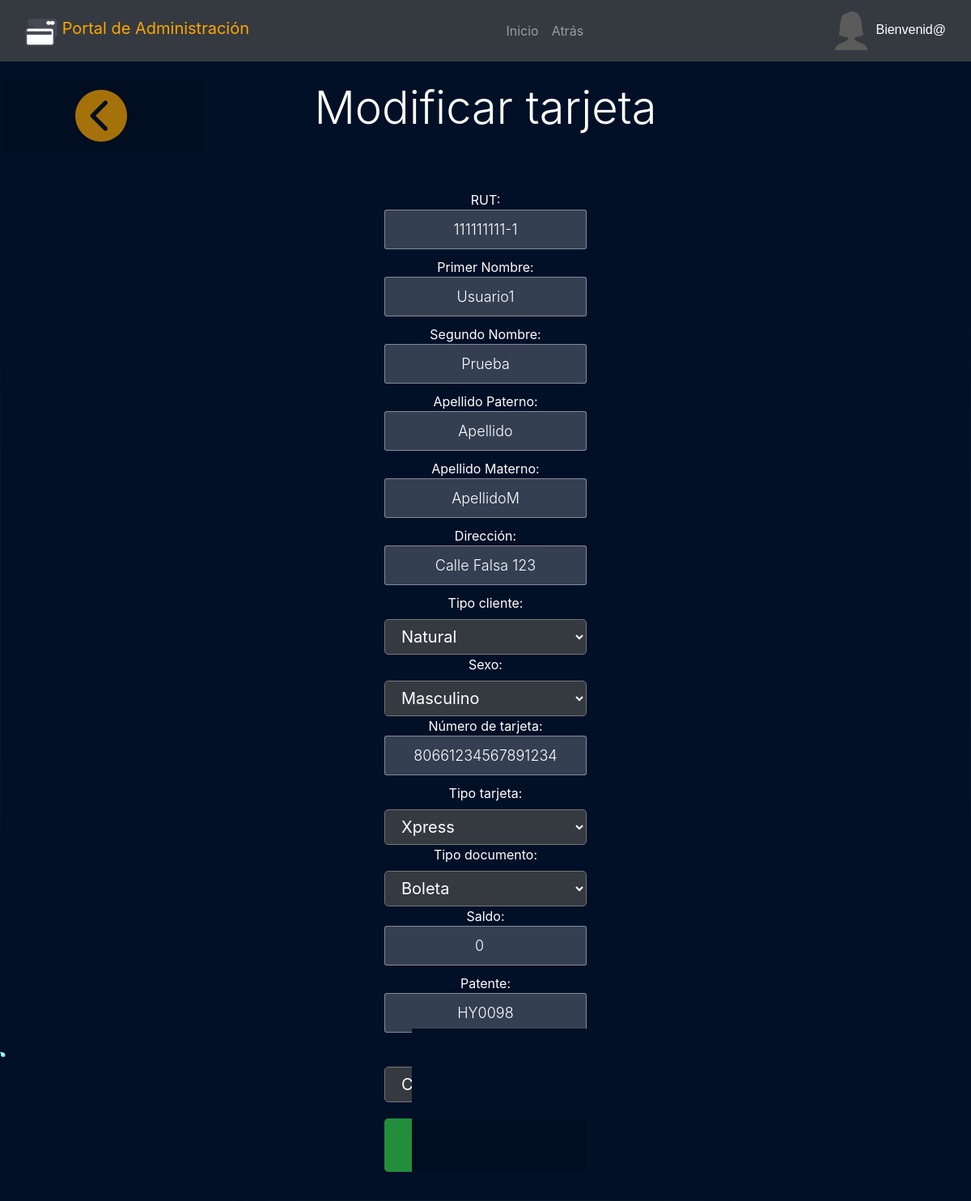
The page /tarjeta/1/edit/ on the database its author committed.
### aplicacion_xpress/models.py (models this page shows, shortened)
class Tarjeta(models.Model):
    rut =  models.CharField(max_length=17, null=False, blank=False, verbose_name='RUT')
    pri_nom = models.CharField(max_length=30, null=False, blank=False,verbose_name='Primer Nombre')
    seg_nom = models.CharField(max_length=30,  null=False, blank=False,verbose_name='Segundo Nombre')
    pri_ap = models.CharField(max_length=30, null=False, blank=False, verbose_name='Apelldo Paterno')
    seg_ap = models.CharField(max_length=30,  null=False, blank=False,verbose_name='Apellido Materno')
    direccion = models.CharField(max_length=50,  null=False, blank=False, verbose_name='Dirección')
    tipo_cliente = models.CharField(max_length=1, choices=tipo_cliente, default ='1', verbose_name='Tipo de Cliente')
    sexo = models.CharField(max_length=1, choices=sexo, default='F', verbose_name='Sexo')
    numero_tarjeta =  models.CharField(max_length=17, null=False, blank=False, unique=True, verbose_name='Número de tarjeta')
    tipo_tarjeta = models.CharField(max_length=1, null=False, blank=False, choices=tipo_tarjeta, default = '1', verbose_name='Tipo de tarjeta')
    tipo_doc = models.CharField(max_length=1, null=False, blank=False, choices=tipo_doc,  verbose_name='Tipo de documento ')
    saldo = models.IntegerField(default=0, null=False, blank=False)
    patente = models.CharField(max_length=16, null=True, blank=False, unique=True, verbose_name='Patente')
    tipo_vehiculo = models.CharField(max_length=30, choices=tipo_vehiculo, default='1', verbose_name='Tipo de vehiculo')
    fecha_creacion = models.DateTimeField(
        default=timezone.now, null=False, verbose_name='Fecha de creación')
    class Meta:
        verbose_name='tarjeta'
        verbose_name_plural='tarjetas'
        db_table='tarjeta'

### aplicacion_xpress/views.py (the view)
# urls.py: path('tarjeta/<int:pk>/edit/', views.modificarTarjeta, name='editar_tarjeta'),
def modificarTarjeta(request, pk):
    tarjeta = get_object_or_404(Tarjeta, pk=pk)
    if request.method == "POST":
        modificarTarjeta = TarjetaFormulario(request.POST, instance=tarjeta)
        if modificarTarjeta.is_valid():
            tarjeta = modificarTarjeta.save(commit=False)
            tarjeta.creador = request.user
            tarjeta.save()
            tarjetas = Tarjeta.objects.all()
            return render(request, 'aplicacion/portal/admin/listartarjeta.html', {'tarjetas': tarjetas})
    else:
        modificarTarjeta = TarjetaFormulario(instance=tarjeta)
    return render(request, 'aplicacion/portal/admin/modificarTarjeta.html', {'modificarTarjeta': modificarTarjeta})

### aplicacion_xpress/forms.py
class TarjetaFormulario(forms.ModelForm):
    class Meta:
        model = Tarjeta
        fields = ('rut', 'pri_nom', 'seg_nom', 'pri_ap', 'seg_ap', 'direccion', 'tipo_cliente', 'sexo', 'numero_tarjeta', 'tipo_tarjeta', 'tipo_doc', 'saldo', 'patente',
        'tipo_vehiculo')

### aplicacion_xpress/templates/aplicacion/portal/admin/modificartarjeta.html (shortened to what this page needs)
{% load static %}
<!DOCTYPE html>
<html>
<head>
	<link rel="stylesheet" href="https://cdn.jsdelivr.net/npm/bootstrap@4.6.0/dist/css/bootstrap.min.css">
	<link type="text/css" href="{% static 'css/estilos.css' %}" rel="stylesheet" />
	<link rel="stylesheet" media="all" href="{% static 'css/bg.css' %}"/>
	<link rel="stylesheet" media="all" href="{% static 'css/formulario.css' %}"/>
</head>
 <body> <img class="background" src="https://s3-us-west-2.amazonaws.com/s.cdpn.io/221808/sky.jpg"/>
 {% block content %}
        <nav class="navbar navbar-expand-lg navbar-dark bg-dark">
            <div class="container-fluid" >
              <a class="navbar-brand" style="color:orange" href="#">
                <img src="{% static 'iconos\icons8_card_exchange_40px.png' %}" alt="" width="40" height="34" class="d-inline-block align-text-top">
                Portal de Administración</a>
                    <div class="navbar-nav">
                        <a class="nav-link" href="/">Inicio</a>
                        <a class="nav-link" href="javascript:history.back()">Atrás</a>
                    </div>
                <div style="float:right;">
                    <h style="color:white;font-family:'Trebuchet MS', 'Lucida Sans Unicode', 'Lucida Grande', 'Lucida Sans', Arial, sans-serif;">
                    <img src="{% static 'iconos\icons8_female_user_60px.png' %}">Bienvenid@</h>
                </div>
            </div>
        </nav>
			<form class="form float-left" style="position:absolute" action="javascript:history.back()" method='GET' >
				<button type="submit" id="login-button2" class="btn-three btn"> <img src="{% static 'iconos\back.png' %}" width="80px"/> </button>
		</form>
        <h1 class="display-4" style="text-align:center;margin-bottom:4%;margin-top:2%" > Modificar tarjeta </h1>
        <div class="text-center">
			<form method="POST">
				<ul style="list-style-type: none">
					<li>RUT: {{ modificarTarjeta.rut }}</li>
					<li>Primer Nombre: {{ modificarTarjeta.pri_nom}}</li>
					<li>Segundo Nombre: {{ modificarTarjeta.seg_nom }}</li>
					<li>Apellido Paterno: {{ modificarTarjeta.pri_ap }}</li>
					<li>Apellido Materno: {{ modificarTarjeta.seg_ap }}</li>
					<li>Dirección: {{ modificarTarjeta.direccion }}</li>
					<label for="cb-usuario"> Tipo cliente: </label>
					<div class="select">
						<select id="cb-usuario" class="bg-dark btn-three btn-lg" style="width:250px" {{ modificarTarjeta.tipo_cliente }} </select>
					</div>
					<label for="cb-sexo"> Sexo: </label>
					<div class="select">
						<select id="cb-sexo" class="bg-dark btn-three btn-lg" style="width:250px" {{ modificarTarjeta.sexo }} </select>
					</div>
					<li>Número de tarjeta: {{ modificarTarjeta.numero_tarjeta }}</li>
					<label for="cb-tipotar"> Tipo tarjeta: </label>
					<div class="select">
						<select id="cb-tipotar" class="bg-dark btn-three btn-lg" style="width:250px" {{ modificarTarjeta.tipo_tarjeta }} </select>
					</div>
					<label for="cb-tipodoc"> Tipo documento: </label>
					<div class="select">
						<select id="cb-tipodoc" class="bg-dark btn-three btn-lg" style="width:250px" {{ modificarTarjeta.tipo_doc }} </select>
					</div>
					<li>Saldo: {{ modificarTarjeta.saldo }}</li>
					<li>Patente: {{ modificarTarjeta.patente }}</li>
					<label for="cb-tipoveh"> Tipo vehículo: </label>
					<div class="select">
						<select id="cb-tipoveh" class="bg-dark btn-three btn-lg" style="width:250px" {{ modificarTarjeta.tipo_vehiculo }} </select>
					</div>
				<button type="submit" class="btn-three btn-success btn-lg" style="margin-top:20px" onclick="return confirm('Estás seguro de guardar?')"> <img src="{% static 'iconos/save.png' %}" width="50px"/> Modificar </button>
			</form>
		<div>
     <div class="circle-container">
      <div class="circle"></div>
    </div>
    <div class="circle-container">
      <div class="circle"></div>
    </div>
    <div class="circle-container">
      <div class="circle"></div>
    </div>
    <div class="circle-container">
      <div class="circle"></div>
    </div>
    <div class="circle-container">
      <div class="circle"></div>
    </div>
    <div class="circle-container">
      <div class="circle"></div>
    </div>
    <div class="circle-container">
      <div class="circle"></div>
    </div>
    <div class="circle-container">
      <div class="circle"></div>
    </div>
    <div class="circle-container">
      <div class="circle"></div>
    </div>
    <div class="circle-container">
      <div class="circle"></div>
    </div>
    <div class="circle-container">
      <div class="circle"></div>
    </div>
    <div class="circle-container">
      <div class="circle"></div>
    </div>
	<div>
              <div>
                  <div class="circle-container">
                    <div class="circle"></div>
                  </div>
                  <div class="circle-container">
                    <div class="circle"></div>
                  </div>
              </div>
    </div>
{% endblock %}
</body>
</html>

### static/css/formulario.css (style rules this page uses)
form { padding: 20px 0; position: relative; z-index: 1; }
form input { -webkit-appearance: none; -moz-appearance: none; appearance: none; outline: 0; border: 1px solid rgba(255, 255, 255, 0.4); background-color: rgba(255, 255, 255, 0.2); width: 250px; border-radius: 3px; padding: 10px 15px; margin: 0 auto 10px auto; display: block; text-align: center; font-size: 18px; color: white; transition-duration: 0.25s; font-weight: 300; }
form button { -webkit-appearance: none; -moz-appearance: none; appearance: none; outline: 0; background-color: white; border: 0; padding: 10px 15px; color: black; border-radius: 3px; width: 250px; cursor: pointer; font-size: 18px; transition-duration: 0.25s; }

### rows shown on the page
Tarjeta: rut "111111111-1", pri_nom "Usuario1", seg_nom "Prueba", pri_ap "Apellido", seg_ap "ApellidoM", direccion "Calle Falsa 123", tipo_cliente "Natural", sexo "Masculino", numero_tarjeta "80661234567891234", tipo_tarjeta "Xpress", tipo_doc "Boleta", saldo "0", patente "HY0098", tipo_vehiculo "Camion"
